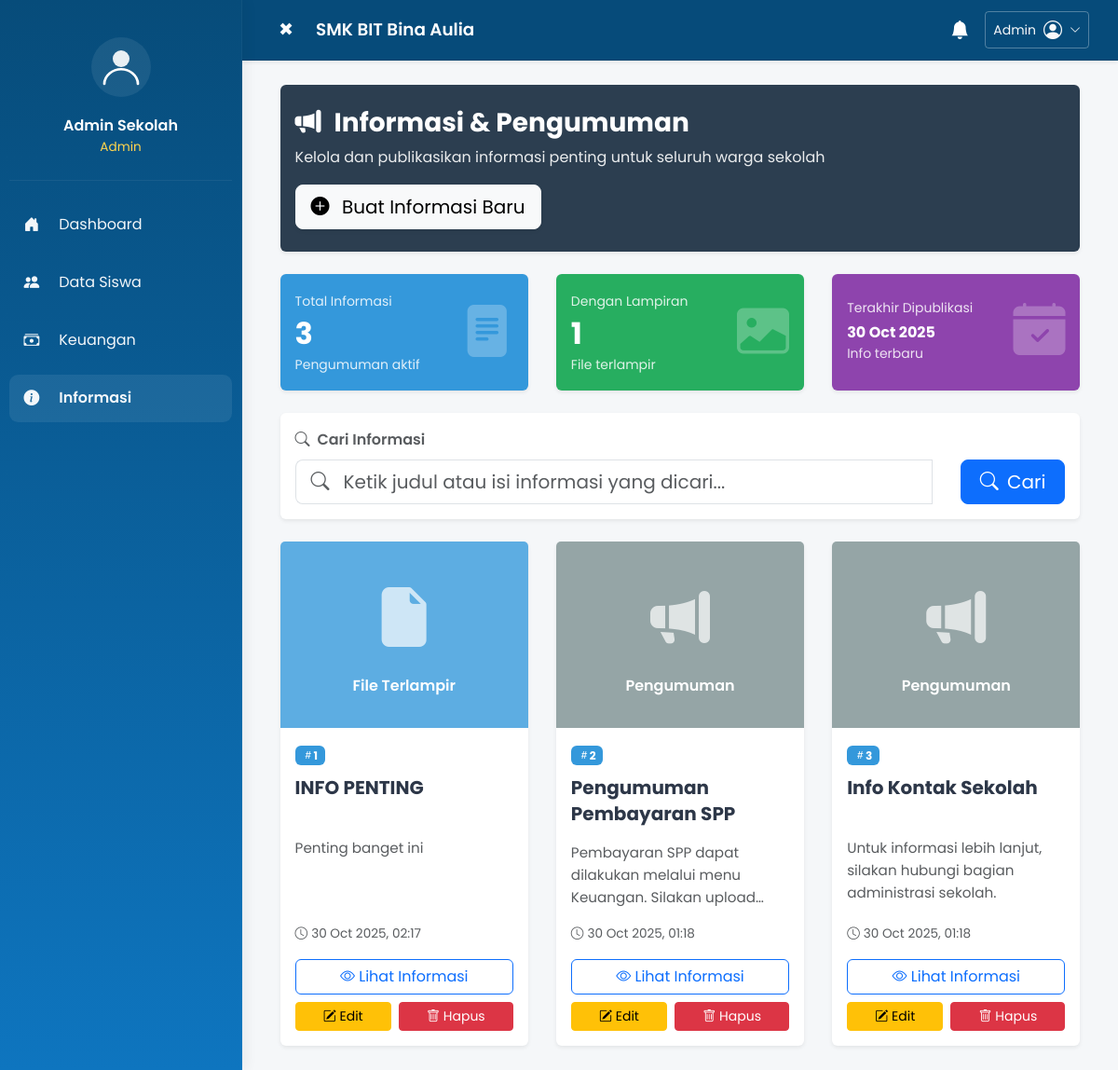
Screenshot of /admin/information/index.php (signed in) with the database file from the repository.
### tables this page shows
CREATE TABLE `informasi` (
  `informasi_id` int NOT NULL,
  `judul` varchar(255) NOT NULL,
  `isi` text NOT NULL,
  `foto` varchar(255) DEFAULT NULL,
  `created_at` datetime NOT NULL DEFAULT CURRENT_TIMESTAMP,
  `updated_at` datetime DEFAULT NULL ON UPDATE CURRENT_TIMESTAMP,
  `created_by` varchar(50) DEFAULT NULL
);

### public/admin/information/index.php (the view, shortened to what this page needs)
<?php
require_once __DIR__ . '/../../config.php';
$where = "1=1";
$sql = "SELECT * FROM informasi WHERE $where ORDER BY created_at DESC";
$result = $conn->query($sql);
$sqlStats = "SELECT COUNT(*) as total FROM informasi";
$statsResult = $conn->query($sqlStats);
$stats = $statsResult->fetch_assoc();
?>
<!doctype html>
<html lang="en">
<head>
  <link href="https://cdn.jsdelivr.net/npm/bootstrap@5.3.2/dist/css/bootstrap.min.css" rel="stylesheet">
  <link href="https://cdn.jsdelivr.net/npm/bootstrap-icons@1.10.5/font/bootstrap-icons.css" rel="stylesheet">
  <link rel="stylesheet" href="/css/app.css">
  <link rel="stylesheet" href="/css/dashboard.css">
  <link rel="stylesheet" href="/css/responsive.css">
  <link rel="stylesheet" href="/css/notifications.css">
  <link rel="stylesheet" href="/css/custom-components.css">
  <link rel="stylesheet" href="/css/admin-portal.css">
  <link rel="stylesheet" href="/css/informasi-page.css">
</head>
<body class="has-sidebar">
  <?php include __DIR__ . '/../../shared/components/sidebar.php'; ?>
  <div class="main-wrapper">
    <header class="topbar shadow-sm">
      <div class="container-fluid d-flex align-items-center justify-content-between">
        <div class="d-flex align-items-center">
          <button id="sidebarToggle" class="btn btn-toggle btn-sm me-3">☰</button>
          <h1 class="app-title mb-0">SMK BIT Bina Aulia</h1>
        </div>
        <?php include __DIR__ . '/../../includes/user_dropdown.php'; ?>
      </div>
    </header>
    <main class="content">
      <div class="container-fluid">
        <div class="mb-4">
          <div class="card border-0 shadow-sm" style="background-color: #2c3e50;">
            <div class="card-body text-white py-4">
              <div class="d-flex justify-content-between align-items-center flex-wrap gap-3">
                <div>
                  <h3 class="mb-2 fw-bold"><i class="bi bi-megaphone-fill me-2"></i> Informasi & Pengumuman</h3>
                  <p class="mb-0" style="opacity: 0.9;">Kelola dan publikasikan informasi penting untuk seluruh warga sekolah</p>
                </div>
                <button class="btn btn-light btn-lg shadow-sm" data-bs-toggle="modal" data-bs-target="#modalTambah">
                  <i class="bi bi-plus-circle-fill me-2"></i> Buat Informasi Baru
                </button>
              </div>
            </div>
          </div>
        </div>
        <div class="row g-4 mb-4">
          <div class="col-md-4">
            <div class="card border-0 shadow-sm h-100" style="background-color: #3498db;">
              <div class="card-body text-white">
                <div class="d-flex align-items-center">
                  <div class="flex-grow-1">
                    <div style="opacity: 0.85;" class="mb-1"><small>Total Informasi</small></div>
                    <h2 class="mb-0 fw-bold"><?php echo $stats['total']; ?></h2>
                    <small style="opacity: 0.85;">Pengumuman aktif</small>
                  </div>
                  <div class="ms-3">
                    <i class="bi bi-file-text-fill" style="font-size: 3.5rem; opacity: 0.25;"></i>
                  </div>
                </div>
              </div>
            </div>
          </div>
          <div class="col-md-4">
            <div class="card border-0 shadow-sm h-100" style="background-color: #27ae60;">
              <div class="card-body text-white">
                <div class="d-flex align-items-center">
                  <div class="flex-grow-1">
                    <div style="opacity: 0.85;" class="mb-1"><small>Dengan Lampiran</small></div>
                    <h2 class="mb-0 fw-bold">
                      <?php
                      $sqlWithPhoto = "SELECT COUNT(*) as total FROM informasi WHERE foto IS NOT NULL";
                      $photoResult = $conn->query($sqlWithPhoto);
                      echo $photoResult->fetch_assoc()['total'];
                      ?>
                    </h2>
                    <small style="opacity: 0.85;">File terlampir</small>
                  </div>
                  <div class="ms-3">
                    <i class="bi bi-image-fill" style="font-size: 3.5rem; opacity: 0.25;"></i>
                  </div>
                </div>
              </div>
            </div>
          </div>
          <div class="col-md-4">
            <div class="card border-0 shadow-sm h-100" style="background-color: #8e44ad;">
              <div class="card-body text-white">
                <div class="d-flex align-items-center">
                  <div class="flex-grow-1">
                    <div style="opacity: 0.85;" class="mb-1"><small>Terakhir Dipublikasi</small></div>
                    <h6 class="mb-0 fw-bold">
                      <?php
                      $sqlLast = "SELECT created_at FROM informasi ORDER BY created_at DESC LIMIT 1";
                      $lastResult = $conn->query($sqlLast);
                      if($lastResult->num_rows > 0) {
                        $lastDate = $lastResult->fetch_assoc()['created_at'];
                        echo date('d M Y', strtotime($lastDate));
                      } else {
                        echo "Belum ada";
                      }
                      ?>
                    </h6>
                    <small style="opacity: 0.85;">Info terbaru</small>
                  </div>
                  <div class="ms-3">
                    <i class="bi bi-calendar-check-fill" style="font-size: 3.5rem; opacity: 0.25;"></i>
                  </div>
                </div>
              </div>
            </div>
          </div>
        </div>
        <div class="card border-0 shadow-sm mb-4">
          <div class="card-body">
            <form method="GET" class="row g-3 align-items-end">
              <div class="col-md-10">
                <label class="form-label fw-semibold text-muted mb-2">
                  <i class="bi bi-search me-1"></i> Cari Informasi
                </label>
                <div class="input-group input-group-lg">
                  <span class="input-group-text bg-white border-end-0">
                    <i class="bi bi-search text-muted"></i>
                  </span>
                  <input type="text" name="search" class="form-control border-start-0 ps-0"
                         placeholder="Ketik judul atau isi informasi yang dicari..."
                         value="<?php echo isset($_GET['search']) ? htmlspecialchars($_GET['search']) : ''; ?>">
                </div>
              </div>
              <div class="col-md-2">
                <button type="submit" class="btn btn-primary btn-lg w-100">
                  <i class="bi bi-search me-1"></i> Cari
                </button>
              </div>
            </form>
          </div>
        </div>
        <?php if ($result->num_rows > 0): ?>
          <div class="row g-4">
            <?php $no = 1; while($info = $result->fetch_assoc()): ?>
            <div class="col-md-6 col-lg-4">
              <div class="card h-100 border-0 shadow-sm hover-lift" style="transition: all 0.3s ease;">
                <?php
                $fileExt = '';
                $isImage = false;
                if ($info['foto']) {
                  $fileExt = strtolower(pathinfo($info['foto'], PATHINFO_EXTENSION));
                  $isImage = in_array($fileExt, ['jpg', 'jpeg', 'png', 'gif', 'webp']);
                }
                ?>
                <?php if ($info['foto'] && $isImage): ?>
                  <div class="card-img-top" style="height: 200px; overflow: hidden; background: #f8f9fa;">
                    <img src="/<?php echo htmlspecialchars($info['foto']); ?>"
                         style="width: 100%; height: 100%; object-fit: cover;"
                         alt="<?php echo htmlspecialchars($info['judul']); ?>">
                  </div>
                <?php elseif ($info['foto']): ?>
                  <div class="card-img-top d-flex align-items-center justify-content-center"
                       style="height: 200px; background-color: #5dade2;">
                    <div class="text-white text-center">
                      <i class="bi bi-file-earmark-fill" style="font-size: 4rem; opacity: 0.7;"></i>
                      <p class="mt-2 mb-0 fw-semibold">File Terlampir</p>
                    </div>
                  </div>
                <?php else: ?>
                  <div class="card-img-top d-flex align-items-center justify-content-center"
                       style="height: 200px; background-color: #95a5a6;">
                    <div class="text-white text-center">
                      <i class="bi bi-megaphone-fill" style="font-size: 4rem; opacity: 0.7;"></i>
                      <p class="mt-2 mb-0 fw-semibold">Pengumuman</p>
                    </div>
                  </div>
                <?php endif; ?>
                <div class="card-body d-flex flex-column">
                  <div class="mb-2">
                    <span class="badge" style="background-color: #3498db; color: white;">
                      <i class="bi bi-hash"></i><?php echo $no++; ?>
                    </span>
                  </div>
                  <h5 class="card-title fw-bold mb-3" style="color: #2d3748; line-height: 1.4; display: -webkit-box; -webkit-line-clamp: 2; -webkit-box-orient: vertical; overflow: hidden; min-height: 3.2rem;">
                    <?php echo htmlspecialchars($info['judul']); ?>
                  </h5>
                  <div class="card-text text-muted mb-3 flex-grow-1" style="font-size: 0.95rem; display: -webkit-box; -webkit-line-clamp: 3; -webkit-box-orient: vertical; overflow: hidden;">
                    <?php
                    $isi = htmlspecialchars($info['isi']);
                    $preview = strlen($isi) > 120 ? substr($isi, 0, 120) . '...' : $isi;
                    echo nl2br($preview);
                    ?>
                  </div>
                  <div class="d-flex align-items-center text-muted mb-3" style="font-size: 0.85rem;">
                    <i class="bi bi-clock me-1"></i>
                    <span><?php echo date('d M Y, H:i', strtotime($info['created_at'])); ?></span>
                  </div>
                  <div class="d-grid gap-2">
                    <button class="btn btn-outline-primary"
                            onclick="viewInfoDetail(<?php echo htmlspecialchars(json_encode($info), ENT_QUOTES, 'UTF-8'); ?>)">
                      <i class="bi bi-eye"></i> Lihat Informasi
                    </button>
                    <div class="d-flex gap-2">
                      <button class="btn btn-sm btn-warning flex-grow-1"
                              onclick="editInfo(<?php echo htmlspecialchars(json_encode($info), ENT_QUOTES, 'UTF-8'); ?>)"
                              title="Edit Informasi">
                        <i class="bi bi-pencil-square"></i> Edit
                      </button>
                      <a href="?action=hapus&id=<?php echo $info['informasi_id']; ?>"
                         class="btn btn-sm btn-danger flex-grow-1"
                         onclick="return confirm('Yakin ingin menghapus informasi ini?\n\nJudul: <?php echo htmlspecialchars($info['judul']); ?>')"
                         title="Hapus Informasi">
                        <i class="bi bi-trash"></i> Hapus
                      </a>
                    </div>
                  </div>
                </div>
              </div>
            </div>
            <?php endwhile; ?>
          </div>
        <?php endif; ?>
      </div>
    </main>
  </div>
</body>
</html>

### public/css/app.css (style rules this page uses)
:root { --sidebar-width: 260px; --sidebar-collapsed-width: 72px; --primary-blue: #0b63a8; --dark-blue: #064b7a; --light-blue: #0e75bf; --purple-start: #667eea; --purple-end: #764ba2; --success-color: #28a745; --warning-color: #ffc107; --danger-color: #dc3545; --info-color: #0dcaf0; --bg-main: #f5f7f9; --bg-card: #ffffff; --text-primary: #212529; --text-secondary: #6c757d; --text-muted: #adb5bd; --border-color: #dee2e6; --border-light: #e9ecef; --spacing-xs: 0.25rem; --spacing-sm: 0.5rem; --spacing-md: 1rem; --spacing-lg: 1.5rem; --spacing-xl: 2rem; --radius-sm: 0.375rem; --radius-md: 0.5rem; --radius-lg: 0.75rem; --radius-xl: 1rem; --shadow-sm: 0 2px 4px rgba(0, 0, 0, 0.05); --shadow-md: 0 4px 12px rgba(0, 0, 0, 0.1); --shadow-lg: 0 8px 24px rgba(0, 0, 0, 0.15); --transition-fast: 0.15s ease; --transition-normal: 0.2s ease; --transition-slow: 0.3s ease; }
*, *::before, *::after { box-sizing: border-box; margin: 0; padding: 0; }
html { font-size: 16px; -webkit-text-size-adjust: 100%; -moz-text-size-adjust: 100%; -ms-text-size-adjust: 100%; text-size-adjust: 100%; -webkit-tap-highlight-color: transparent; }
html, body { height: 100%; width: 100%; }
body { font-family: 'Poppins', system-ui, -apple-system, 'Segoe UI', Roboto, "Helvetica Neue", Arial, sans-serif; font-size: 1rem; line-height: 1.6; color: var(--text-primary); background-color: var(--bg-main); margin: 0; padding: 0; overflow-x: hidden; }
h1, h2, h3, h4, h5, h6 { margin-top: 0; margin-bottom: 0.5rem; font-weight: 600; line-height: 1.2; }
p { margin-top: 0; margin-bottom: 1rem; }
a { color: var(--purple-start); text-decoration: none; transition: color var(--transition-normal); }

### public/css/dashboard.css (style rules this page uses)
:root { --sidebar-width: 260px; --sidebar-collapsed-width: 72px; --primary-blue: #0b63a8; --dark-blue: #064b7a; --bg: #f5f7f9; }
* { box-sizing: border-box }
html, body { height: 100% }
body { font-family: 'Poppins', system-ui, -apple-system, 'Segoe UI', Roboto, "Helvetica Neue", Arial; background: var(--bg); margin: 0 }
.has-sidebar { display: flex }
.main-wrapper { margin-left: var(--sidebar-width); flex: 1; min-height: 100vh; display: flex; flex-direction: column; transition: margin-left .25s ease }
.topbar { background: var(--dark-blue); color: #fff; padding: .5rem 1rem; border-bottom: 2px solid #000; box-shadow: 0 4px 10px rgba(0, 0, 0, 0.12); }
.topbar .app-title { font-size: 1.15rem; font-weight: 600; color: #fff }
.btn-toggle { background: transparent; border: 0; color: #fff; font-size: 1.2rem }
.content { padding: 1.6rem }
.h-100 { height: 100% }
.topbar { background: var(--dark-blue); color: #fff; padding: .5rem 1rem; border-bottom: 1px solid rgba(0, 0, 0, 0.08); box-shadow: 0 2px 6px rgba(7, 35, 68, 0.04) }

### public/css/responsive.css (style rules this page uses)
html { font-size: 16px; -webkit-text-size-adjust: 100%; -moz-text-size-adjust: 100%; -ms-text-size-adjust: 100%; }
body { overflow-x: hidden; min-width: 320px; }
.container, .container-fluid { padding-left: 15px; padding-right: 15px; }
.row { margin-left: -15px; margin-right: -15px; }
[class*="col-"] { padding-left: 15px; padding-right: 15px; }
@media (min-width: 1200px) { .main-wrapper { margin-left: var(--sidebar-width, 260px); } }

### public/css/informasi-page.css (style rules this page uses)
:root { --primary-dark: #2c3e50; --primary-blue: #3498db; --primary-green: #27ae60; --primary-purple: #8e44ad; --primary-orange: #e67e22; --neutral-light: #ecf0f1; --neutral-medium: #95a5a6; --neutral-dark: #34495e; --bg-pdf: #5dade2; --bg-default: #95a5a6; --text-primary: #2c3e50; --text-secondary: #7f8c8d; --text-muted: #95a5a6; }

### public/admin/information/index.php (style rules this page uses)
.hover-lift { transition: all 0.3s cubic-bezier(0.4, 0, 0.2, 1); }
.card-img-top { position: relative; overflow: hidden; }
.card-img-top::after { content: ''; position: absolute; top: 0; left: 0; width: 100%; height: 100%; background: linear-gradient(to bottom, transparent 0%, rgba(0,0,0,0.3) 100%); opacity: 0; transition: opacity 0.3s ease; }
.card-title { display: -webkit-box; -webkit-line-clamp: 2; -webkit-box-orient: vertical; overflow: hidden; min-height: 3.2rem; }
.card-text { display: -webkit-box; -webkit-line-clamp: 4; -webkit-box-orient: vertical; overflow: hidden; }
.badge { animation: fadeInDown 0.5s ease; }
.row.g-4 > div > .card { transition: all 0.3s ease; }

### rows the page displays
informasi: created_at "30 Oct 2025", shows "File Terlampir", judul "INFO PENTING", isi "Penting banget ini", created_at "30 Oct 2025, 02:17"
informasi: shows "Pengumuman", judul "Pengumuman Pembayaran SPP", isi "Pembayaran SPP dapat dilakukan melalui menu Keuangan. Silakan…", created_at "30 Oct 2025, 01:18"
informasi: shows "Pengumuman", judul "Info Kontak Sekolah", isi "Untuk informasi lebih lanjut, silakan hubungi bagian administrasi sekolah.", created_at "30 Oct 2025, 01:18"

### other values shown
$adminName "Admin"
$stats['total'] "3"
$photoResult->fetch_assoc()['total'] "1"
